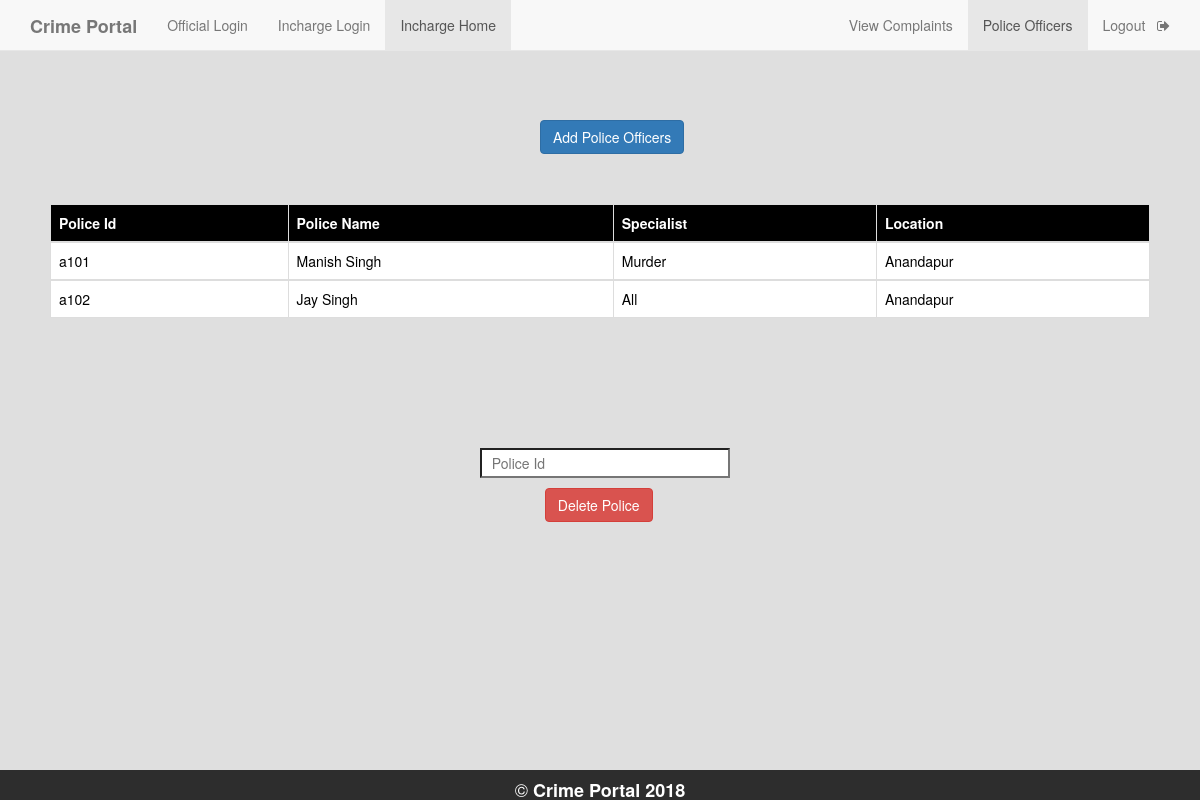
The page /incharge_view_police.php (signed in) on the database its author committed.
### tables this page shows
CREATE TABLE IF NOT EXISTS `police` (
  `p_name` varchar(50) NOT NULL,
  `p_id` varchar(50) NOT NULL,
  `spec` varchar(50) NOT NULL,
  `location` varchar(50) NOT NULL,
  `p_pass` varchar(50) NOT NULL
);

### incharge_view_police.php (the view, shortened to what this page needs)
<!DOCTYPE html>
<html>
<head>
    <?php
    $conn=mysql_connect("localhost","root","");
    $i_id=$_SESSION['email'];
    $result1=mysql_query("SELECT location FROM police_station where i_id='$i_id'",$conn);
    $q2=mysql_fetch_assoc($result1);
    $location=$q2['location'];
    $result=mysql_query("select p_id,p_name,spec,location from police where location='$location'",$conn);
    ?>
	<link rel="stylesheet" type="text/css" href="https://maxcdn.bootstrapcdn.com/bootstrap/3.3.5/css/bootstrap.min.css">
	<link rel="stylesheet" type="text/css" href="https://maxcdn.bootstrapcdn.com/font-awesome/4.4.0/css/font-awesome.min.css">
</head>
<body style="background-color: #dfdfdf">
	<nav  class="navbar navbar-default navbar-fixed-top">
  <div class="container">
    <div class="navbar-header">
      <a class="navbar-brand" href="home.php"><b>Crime Portal</b></a>
    </div>
    <div id="navbar" class="collapse navbar-collapse">
      <ul class="nav navbar-nav">
        <li><a href="official_login.php">Official Login</a></li>
        <li><a href="inchargelogin.php">Incharge Login</a></li>
        <li class="active"><a href="incharge_view_police.php">Incharge Home</a></li>
      </ul>
      <ul class="nav navbar-nav navbar-right">
        <li><a href="Incharge_complain_page.php">View Complaints</a></li>
        <li class="active" ><a href="incharge_view_police.php">Police Officers</a></li>
        <li><a href="inc_logout.php">Logout &nbsp <i class="fa fa-sign-out" aria-hidden="true"></i></a></li>
      </ul>
    </div>
  </div>
 </nav>
 <div  style="margin-top: 10%;margin-left: 45%">
   <a href="police_add.php"><input  type="button" name="add" value="Add Police Officers" class="btn btn-primary"></a>
 </div>
    <div style="padding:50px;">
   <table class="table table-bordered">
    <thead class="thead-dark" style="background-color: black; color: white;">
      <tr>
        <th scope="col">Police Id</th>
        <th scope="col">Police Name</th>
        <th scope="col">Specialist</th>
        <th scope="col">Location</th>
      </tr>
    </thead>
<?php
      while($rows=mysql_fetch_assoc($result)){
    ?>
    <tbody style="background-color: white; color: black;">
      <tr>
        <td><?php echo $rows['p_id']; ?></td>
        <td><?php echo $rows['p_name']; ?></td>
        <td><?php echo $rows['spec']; ?></td>
        <td><?php echo $rows['location']; ?></td>
      </tr>
    </tbody>
    <?php
    }
    ?>
</table>
 </div>
    <form style="margin-top: 5%; margin-left: 40%;" method="post">
      <input type="text" name="pid" style="width: 250px; height: 30px; background-color:white;" placeholder="&nbsp Police Id" id="ciid" onfocusout="f1()" required>
        <div>
      <input class="btn btn-danger" type="submit" value="Delete Police" name="s2" style="margin-top: 10px; margin-left: 9%;">
        </div>
    </form>
<div style="position: fixed;
   left: 0;
   bottom: 0;
   width: 100%;
   height: 30px;
   background-color: rgba(0,0,0,0.8);
   color: white;
   text-align: center;">
  <h4 style="color: white;">&copy <b>Crime Portal 2018</b></h4>
</div>
</body>
</html>

### rows shown on the page
police: p_id "a101", p_name "Manish Singh", spec "Murder", location "Anandapur"
police: p_id "a102", p_name "Jay Singh", spec "All", location "Anandapur"
